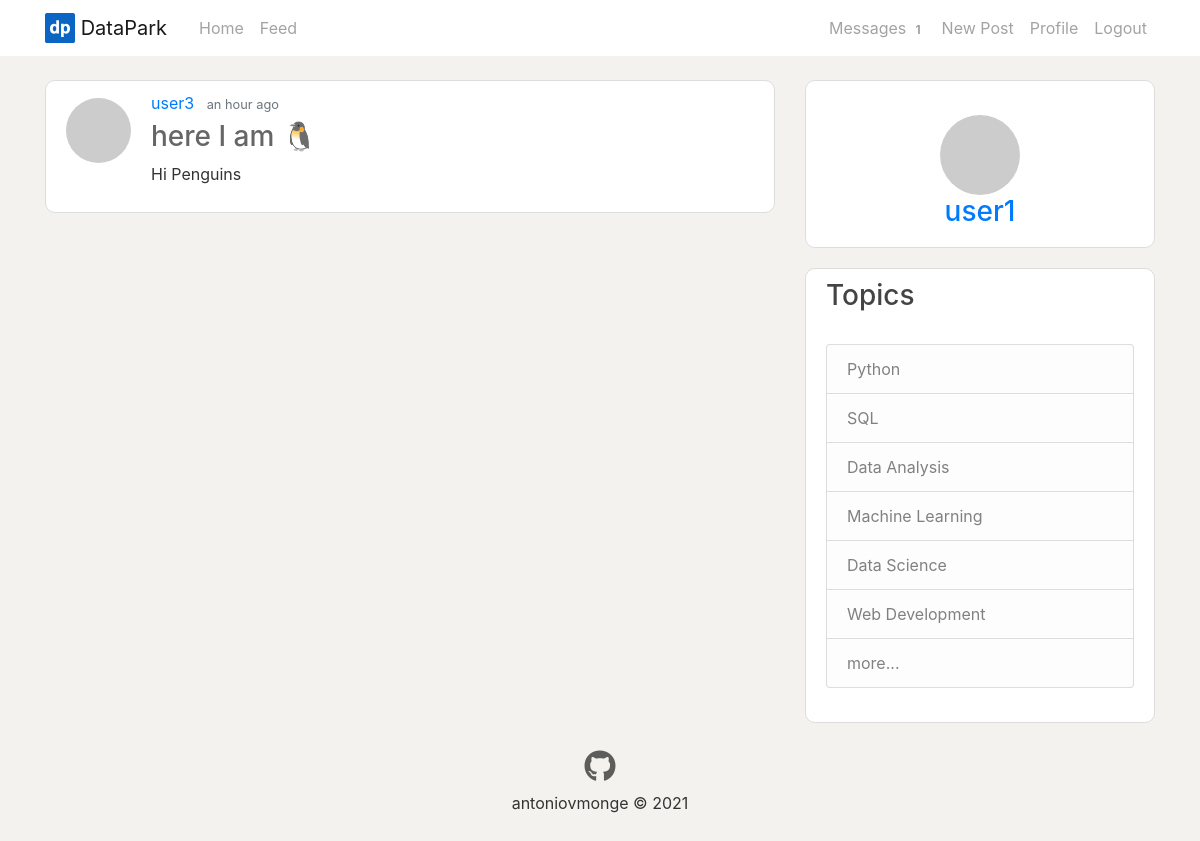
/post/3/ (signed in), run on the app's committed database.
### app/models.py (models this page shows, shortened)
class User(UserMixin, db.Model):
    id = db.Column(db.Integer, primary_key=True)
    username = db.Column(db.String(64), index=True, unique=True)
    email = db.Column(db.String(120), index=True, unique=True)
    password_hash = db.Column(db.String(128))
    about_me = db.Column(db.String(140))
    last_seen = db.Column(db.DateTime, default=datetime.utcnow)
    posts = db.relationship('Post', backref='author', lazy='dynamic')
    followed = db.relationship(
        'User',
        secondary=followers,
        primaryjoin=(followers.c.follower_id == id),
        secondaryjoin=(followers.c.followed_id == id),
        backref=db.backref('followers', lazy='dynamic'),
        lazy='dynamic')
    messages_sent = db.relationship('Message',
                                    foreign_keys='Message.sender_id',
                                    backref='author', lazy='dynamic')
    messages_received = db.relationship('Message',
                                        foreign_keys='Message.recipient_id',
                                        backref='recipient', lazy='dynamic')
    last_message_read_time = db.Column(db.DateTime)
    def avatar(self, size):
        digest = md5(self.email.lower().encode('utf-8')).hexdigest()
        return f"https://www.gravatar.com/avatar/{digest}?d=identicon&s={size}"
    def new_messages(self):
        last_read_time = self.last_message_read_time or datetime(1900, 1, 1)
        return Message.query.filter_by(recipient=self).filter(
            Message.timestamp > last_read_time).count()

class Post(db.Model):
    id = db.Column(db.Integer, primary_key=True)
    title = db.Column(db.String(100))
    body = db.Column(db.Text)
    body_html = db.Column(db.Text)
    timestamp = db.Column(db.DateTime, index=True, default=datetime.utcnow)
    user_id = db.Column(db.Integer, db.ForeignKey('user.id'))

### app/posts/routes.py (the view)
@bp.route("/post/<int:post_id>/")
def post(post_id):
    post = Post.query.get_or_404(post_id)
    return render_template('posts/post.html', title=post.title, post=post)

### app/models.py (called while the page is built)
@login.user_loader
def load_user(id):
    return User.query.get(int(id))

### app/templates/posts/post.html (shortened to what this page needs)
{% extends "layout.html" %}
{% block content %}
<div class="media content-section">
    <img class="rounded-circle article-img" src="{{ post.author.avatar(64) }}">
    <div class="media-body">
        <div class="article-metadata">
            <a class="mr-2" href="{{ url_for('users.user', username=post.author.username) }}">{{ post.author.username }}</a>
            <small class="text-muted">{{ moment(post.timestamp).fromNow() }}</small>
        </div>
        {% if post.title %}
            <h3><a class='article-title' href="{{ url_for('posts.post', post_id=post.id) }}">{{ post.title }}</a></h3>
        {% endif %}
        <div class="article-content">
            {% if post.body_html %}
                {{ post.body_html | safe }}
            {% else %}
                {{ post.body }}
            {% endif %}
        </div>
    </div>
</div>
{% endblock content %}

### app/templates/layout.html (shortened to what this page needs)
<!DOCTYPE html>
<html lang="en">
    <head>
        <link rel="stylesheet" href="https://stackpath.bootstrapcdn.com/bootstrap/4.1.3/css/bootstrap.min.css">
        <link rel="stylesheet" type="text/css" href="{{ url_for('static', filename='main.css') }}">
    </head>
    <body>
        <header class="site-header">
            <nav class="navbar navbar-expand-md navbar-light bg-white fixed-top">
                <div class="container">
                    <a class="navbar-brand mr-4" href="{{ url_for('main.home') }}">
                        <img src="{{ url_for('static', filename='dp.svg') }}" width="30" height="30" class="d-inline-block align-top" alt="">
                        DataPark
                    </a>
                    <div class="collapse navbar-collapse" id="navbarToggle">
                        <div class="navbar-nav mr-auto">
                                <a class="nav-item nav-link" href="{{ url_for('main.home') }}">Home </a>
                                <a class="nav-item nav-link" href="{{ url_for('main.explore') }}">Feed</a>
                        </div>
                        <div class='navbar-nav ms-auto'>
                            {% if current_user.is_anonymous %}
                                <a class="nav-item nav-link" href="{{ url_for('auth.login') }}">Login</a>
                                <a class="nav-item nav-link" href="{{ url_for('auth.register') }}">Register</a>
                            {% else %}
                                <a class="nav-item nav-link" href="{{ url_for('messages.messages') }}">
                                    Messages
                                    {% set new_messages = current_user.new_messages() %}
                                    <span id="message_count" class="badge"
                                    style="visibility: {% if new_messages %}visible
                                                        {% else %}hidden {% endif %};">
                                    {{ new_messages }}
                                </span>
                                </a>
                                <a class="nav-item nav-link" href="{{ url_for('posts.new_post') }}">New Post</a>
                                <a class="nav-item nav-link" href="{{ url_for('users.user', username=current_user.username) }}">Profile</a>
                                <a class="nav-item nav-link" href="{{ url_for('auth.logout') }}">Logout</a>
                            {% endif %}
                        </div>
                    </div>
                </div>
            </nav>
        </header>
        <main role='main' class='container'>
            <div class="row">
                <div class="col-md-8">
                    {% block content %}{% endblock content %}
                </div>
                <div class="col-md-4">
                    {% if current_user.is_authenticated %}
                        <div class="content-section text-center">
                            <br>
                            <img class="rounded-circle"  src="{{ current_user.avatar(64) }}">
                            <div>
                                <h3><a class="mr-2h" href="{{ url_for('users.user', username=current_user.username) }}">{{ current_user.username }}</a></h3>
                            </div>
                        </div>
                    {% endif %}
                    <div class="content-section">
                        <h3>Topics</h3>
                        <br>
                        <div class="list-group">
                            <a href="{{ url_for('main.coming_soon') }}" class="list-group-item list-group-item-action list-group-item-light">Python</a>
                            <a href="{{ url_for('main.coming_soon') }}" class="list-group-item list-group-item-action list-group-item-light">SQL</a>
                            <a href="{{ url_for('main.coming_soon') }}" class="list-group-item list-group-item-action list-group-item-light">Data Analysis</a>
                            <a href="{{ url_for('main.coming_soon') }}" class="list-group-item list-group-item-action list-group-item-light">Machine Learning</a>
                            <a href="{{ url_for('main.coming_soon') }}" class="list-group-item list-group-item-action list-group-item-light">Data Science</a>
                            <a href="{{ url_for('main.coming_soon') }}" class="list-group-item list-group-item-action list-group-item-light">Web Development</a>
                            <a href="{{ url_for('main.coming_soon') }}" class="list-group-item list-group-item-action list-group-item-light">more...</a>
                        </div>
                        <br>
                    </div>
                </div>
            </div>
        </main>
        <div>
            <footer class="page-footer font-small" style='margin: bottom 0;'>
                <div class="container-fluid text-center">
                    <div>
                        <a class="item-social" href="https://github.com/antoniovmonge"><i class="fab fa-github"></i></a>
                    </div>
                    <p class="copyright">antoniovmonge © 2021</p>
                    <br>
                </div>
            </footer>
        </div>
    </body>
</html>

### app/static/main.css (style rules this page uses)
body { background: #F3F2EF; color: #333333; margin-top: 5rem; }
h1, h2, h3, h4, h5, h6 { color: #444444; }
.site-header .navbar-nav .nav-link { color: #a3a3a3; }
.content-section { background: #ffffff; padding: 10px 20px; border: 1px solid #dddddd; border-radius: 10px; margin-bottom: 20px; }
.article-title { color: #444444d0; }
.article-img { height: 65px; width: 65px; margin-right: 20px; margin-top: 7px; }
.article-metadata { padding-bottom: 1px; margin-bottom: 4px; }
.item-social { color: rgb(56, 56, 56); text-decoration:none; font-size:2rem; opacity:0.8; }

### data on the page
User: author.username "user3"
Post: timestamp "an hour ago", title "here I am 🐧", body_html "Hi Penguins"
User: username "user1"

### other printed values
{{ new_messages }} "1"
